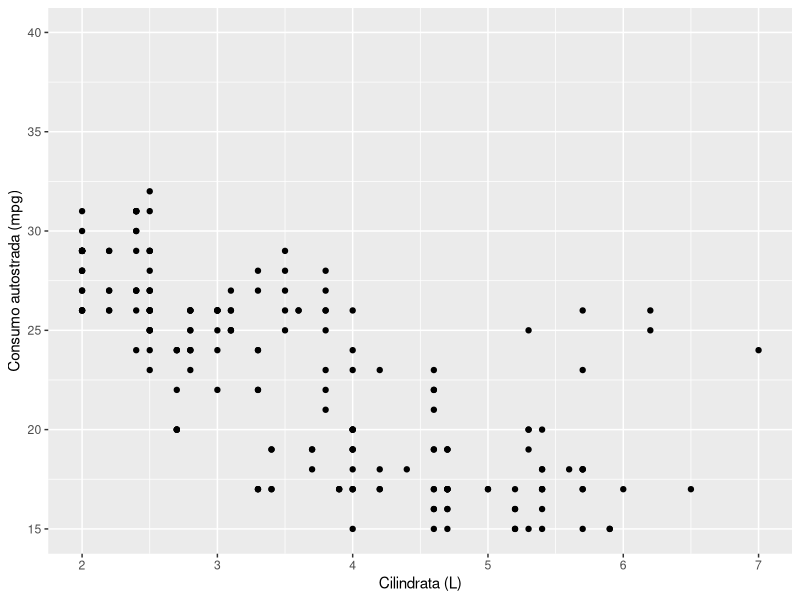
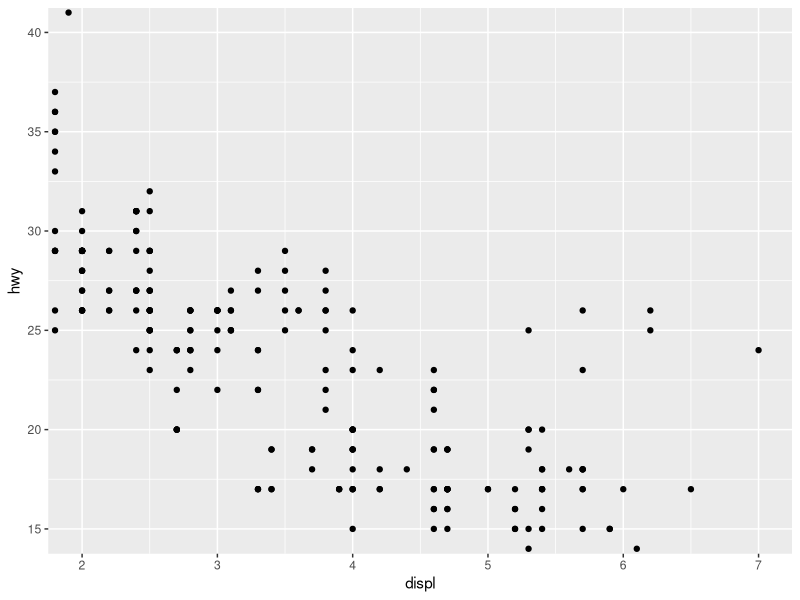
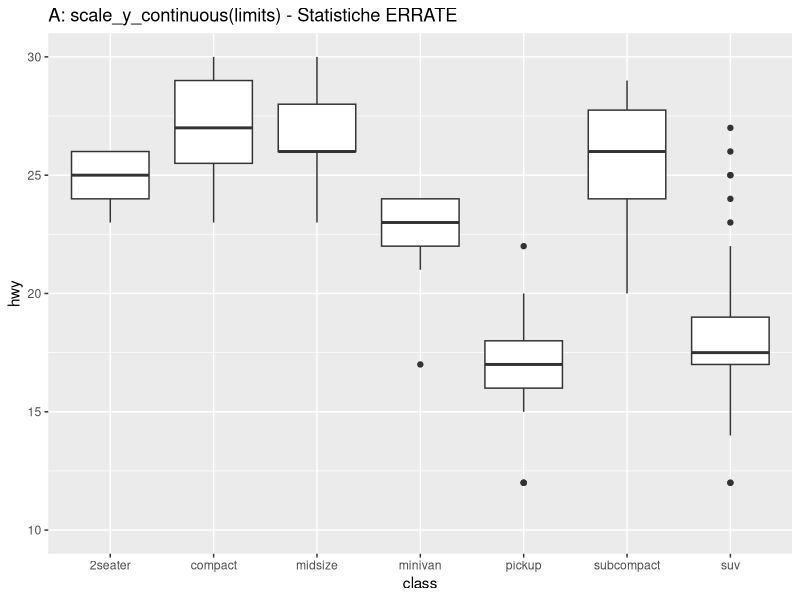
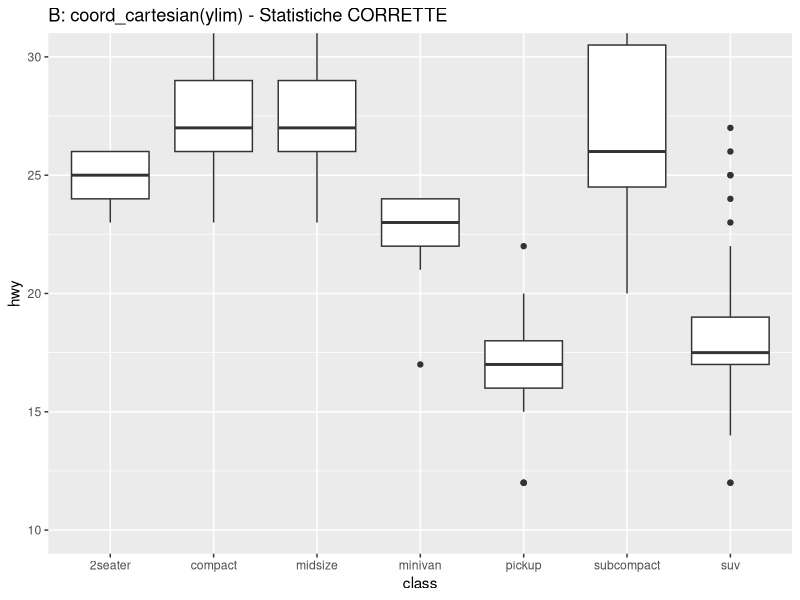
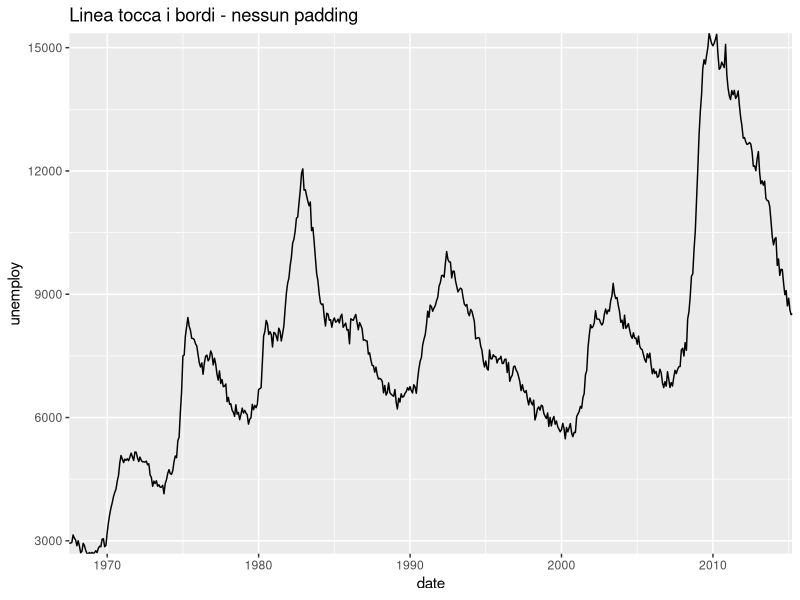
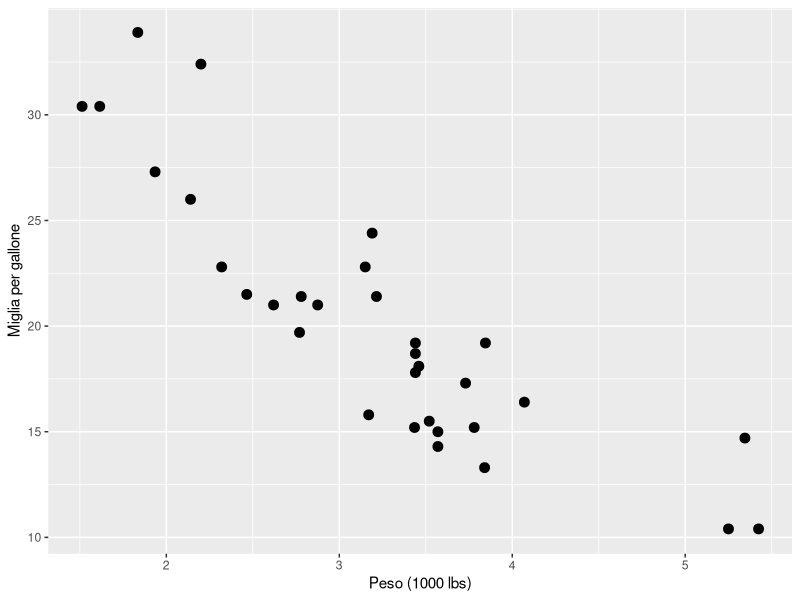
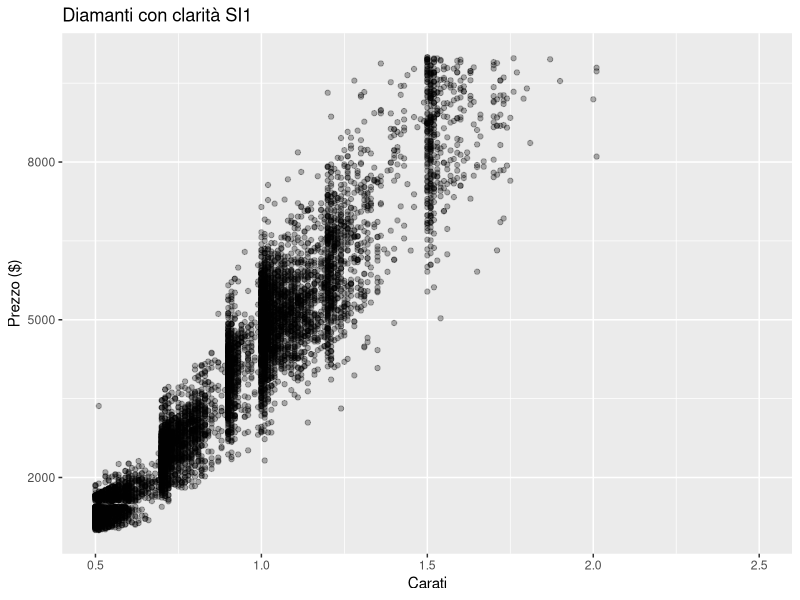
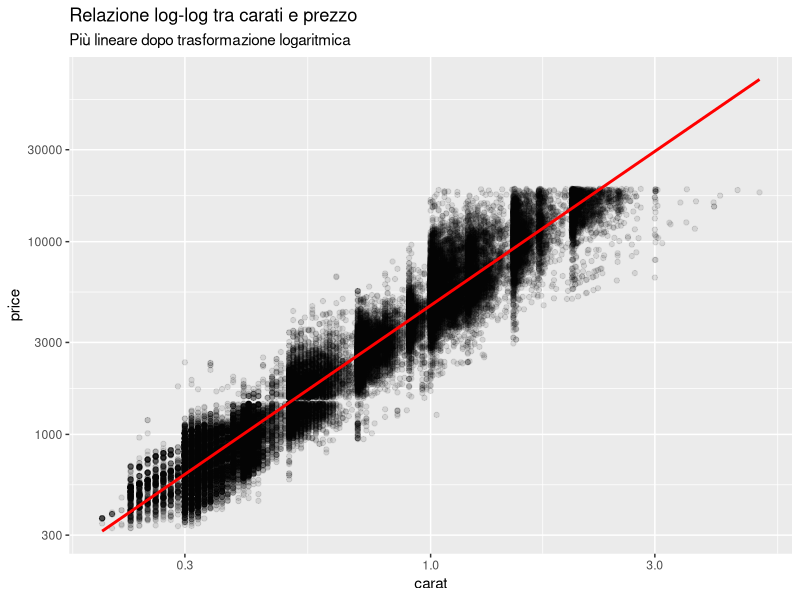

Write the R code that produced these figures, in order.
# ============================================================================
# SCALE E TRASFORMAZIONI - SOLUZIONI
# ============================================================================
# Corso: REVELO Training - Data Viz 2025
# Modulo: 08 - Scale e Trasformazioni
# ============================================================================

# Setup -------------------------------------------------------------------
library(ggplot2)
library(scales)
library(dplyr)

data(mpg)
data(diamonds)
data(economics)
data(mtcars)

# ============================================================================
# PARTE 1: SCALE CONTINUE (5 esercizi)
# ============================================================================

## Esercizio 1.1: Limiti e Breaks ------------------------------------
# Obiettivo: Creare scatter plot mpg con assi personalizzati
#
# Dataset: mpg
# Visualizzazione: scatter plot (displ vs hwy)
# Richieste:
# - Limita asse x tra 2 e 7
# - Imposta breaks ogni 1 unità sull'asse x
# - Limita asse y tra 15 e 40
# - Aggiungi titoli agli assi: "Cilindrata (L)" e "Consumo autostrada (mpg)"

## Soluzione 1.1: Limiti e Breaks ------------------------------------
ggplot(mpg, aes(x = displ, y = hwy)) +
  geom_point() +
  scale_x_continuous(
    name = "Cilindrata (L)",
    limits = c(2, 7),
    breaks = seq(2, 7, 1)
  ) +
  scale_y_continuous(
    name = "Consumo autostrada (mpg)",
    limits = c(15, 40)
  )

# Note: limits rimuove dati fuori range (warning). Per zoom, usa coord_cartesian()
ggplot(mpg, aes(x = displ, y = hwy)) +
  geom_point() +
  coord_cartesian(xlim = c(2, 7), ylim = c(15, 40))

## Esercizio 1.2: coord_cartesian vs limits --------------------------
# Obiettivo: Comprendere la differenza tra zoom e filtraggio
#
# Dataset: mpg
# Visualizzazione: boxplot (class vs hwy)
# Richieste:
# - Crea DUE grafici identici tranne che per i limiti y
# - Grafico A: usa scale_y_continuous(limits = c(10, 30))
# - Grafico B: usa coord_cartesian(ylim = c(10, 30))
# - Osserva: quale ha statistiche corrette?

## Soluzione 1.2: coord_cartesian vs limits --------------------------
# Grafico A (scale limits - SBAGLIATO per statistiche):
ggplot(mpg, aes(x = class, y = hwy)) +
  geom_boxplot() +
  scale_y_continuous(limits = c(10, 30)) +
  labs(title = "A: scale_y_continuous(limits) - Statistiche ERRATE")

# Grafico B (coord zoom - CORRETTO):
ggplot(mpg, aes(x = class, y = hwy)) +
  geom_boxplot() +
  coord_cartesian(ylim = c(10, 30)) +
  labs(title = "B: coord_cartesian(ylim) - Statistiche CORRETTE")

# Spiegazione:
# - Grafico A: dati > 30 vengono RIMOSSI prima del calcolo delle statistiche
#   Quindi mediane, quartili, outliers sono calcolati su dati filtrati
# - Grafico B: tutti i dati sono MANTENUTI per le statistiche, solo zoom visivo
#   Statistiche corrette, alcuni punti non visibili ma contano nel calcolo
#
# REGOLA: Quasi sempre usa coord_cartesian() per limitare visualizzazione!


## Esercizio 1.3: Expand e Padding -----------------------------------
# Obiettivo: Controllare lo spazio ai bordi degli assi
#
# Dataset: economics
# Visualizzazione: line plot (date vs unemploy)
# Richieste:
# - Rimuovi completamente il padding su entrambi gli assi
#   (usa expansion(mult = c(0, 0)))
# - Nota come le linee toccano i bordi

## Soluzione 1.3: Expand e Padding -----------------------------------
ggplot(economics, aes(x = date, y = unemploy)) +
  geom_line() +
  scale_x_date(expand = expansion(mult = c(0, 0))) +
  scale_y_continuous(expand = expansion(mult = c(0, 0))) +
  labs(title = "Linea tocca i bordi - nessun padding")

# Note: expansion(mult = c(0, 0)) rimuove padding
# expansion(mult = c(0.05, 0.05)) aggiunge 5% ai bordi (default varia)
# expansion(add = c(0, 30)) aggiunge unità fisse


## Esercizio 1.4: Breaks Custom --------------------------------------
# Obiettivo: Definire posizioni specifiche per i tick marks
#
# Dataset: mtcars
# Visualizzazione: scatter plot (wt vs mpg)
# Richieste:
# - Imposta breaks sull'asse x a: 2, 3, 4, 5
# - Imposta breaks sull'asse y ogni 5 unità (10, 15, 20, 25, 30)
# - Aggiungi titoli descrittivi

## Soluzione 1.4: Breaks Custom --------------------------------------
ggplot(mtcars, aes(x = wt, y = mpg)) +
  geom_point(size = 3) +
  scale_x_continuous(
    name = "Peso (1000 lbs)",
    breaks = c(2, 3, 4, 5)
  ) +
  scale_y_continuous(
    name = "Miglia per gallone",
    breaks = seq(10, 30, 5)
  )

# Note: breaks controlla dove appaiono tick marks e numeri
# Può essere vettore numerico o funzione


## Esercizio 1.5: Combinare Controlli --------------------------------
# Obiettivo: Usare più parametri insieme
#
# Dataset: diamonds (filtra solo clarity == "SI1")
# Visualizzazione: scatter plot (carat vs price)
# Richieste:
# - Limiti x: 0.5 a 2.5
# - Breaks x: ogni 0.5
# - Limiti y: 1000 a 10000
# - Breaks y: 2000, 5000, 8000
# - Nomi assi: "Carati" e "Prezzo ($)"

## Soluzione 1.5: Combinare Controlli --------------------------------
diamonds_si1 <- filter(diamonds, clarity == "SI1")

ggplot(diamonds_si1, aes(x = carat, y = price)) +
  geom_point(alpha = 0.3) +
  scale_x_continuous(
    name = "Carati",
    limits = c(0.5, 2.5),
    breaks = seq(0.5, 2.5, 0.5)
  ) +
  scale_y_continuous(
    name = "Prezzo ($)",
    limits = c(1000, 10000),
    breaks = c(2000, 5000, 8000)
  ) +
  labs(title = "Diamanti con clarità SI1")

# Note: Combinare limits, breaks, labels offre controllo completo


# ============================================================================
# PARTE 2: TRASFORMAZIONI (5 esercizi)
# ============================================================================

## Esercizio 2.1: Trasformazione Log10 -------------------------------
# Obiettivo: Applicare scala logaritmica
#
# Dataset: diamonds
# Visualizzazione: scatter plot (carat vs price) con smooth
# Richieste:
# - Applica scale_x_log10() e scale_y_log10()
# - Aggiungi geom_smooth(method = "lm")
# - Riduci alpha dei punti a 0.1
# - Osserva: relazione più lineare?

## Soluzione 2.1: Trasformazione Log10 -------------------------------
ggplot(diamonds, aes(x = carat, y = price)) +
  geom_point(alpha = 0.1) +
  geom_smooth(method = "lm", color = "red", se = FALSE) +
  scale_x_log10() +
  scale_y_log10() +
  labs(title = "Relazione log-log tra carati e prezzo",
       subtitle = "Più lineare dopo trasformazione logaritmica")

# Note: In scala log, relazione power-law (y = x^b) diventa lineare
# log(y) = b * log(x) + c
# geom_smooth è calcolato su dati log-trasformati


## Esercizio 2.2: Log vs Linear --------------------------------------
# Obiettivo: Confrontare scala log vs lineare
#
# Dataset: economics
# Visualizzazione: DUE line plots (date vs pop)
# Richieste:
# - Grafico A: scala y lineare
# - Grafico B: scala y log10
# - Osserva: quale mostra meglio il trend di crescita?

## Soluzione 2.2: Log vs Linear --------------------------------------
# Grafico A (lineare):
ggplot(economics, aes(x = date, y = pop)) +
  geom_line(color = "steelblue") +
  scale_y_continuous(labels = comma) +
  labs(title = "A: Scala lineare - crescita sembra accelerare",
       y = "Popolazione USA")

# Grafico B (log):
ggplot(economics, aes(x = date, y = pop)) +
  geom_line(color = "steelblue") +
  scale_y_log10(labels = comma) +
  labs(title = "B: Scala log10 - crescita costante in %",
       y = "Popolazione USA (scala log)")

# Spiegazione:
# - Lineare: crescita assoluta sembra accelerare
# - Log: crescita percentuale costante appare lineare
# Usa log quando interessa tasso di crescita relativo


## Esercizio 2.3: Trasformazione Sqrt --------------------------------
# Obiettivo: Usare trasformazione radice quadrata
#
# Dataset: diamonds
# Visualizzazione: histogram (price)
# Richieste:
# - Crea histogram con bins = 50
# - Applica scale_y_sqrt() all'asse dei conteggi
# - Osserva: distribuzione più simmetrica?

## Soluzione 2.3: Trasformazione Sqrt --------------------------------
ggplot(diamonds, aes(x = price)) +
  geom_histogram(bins = 50, fill = "steelblue", color = "white") +
  scale_y_sqrt() +
  labs(title = "Distribuzione prezzi con scala sqrt sui conteggi",
       subtitle = "Evidenzia meglio code della distribuzione",
       y = "Conteggio (scala sqrt)")

# Note: sqrt comprime differenze grandi, espande piccole
# Utile per conteggi con grande range


## Esercizio 2.4: Reverse Scale --------------------------------------
# Obiettivo: Invertire direzione asse
#
# Dataset: mtcars
# Visualizzazione: bar plot orizzontale (reorder(rownames, mpg) vs mpg)
# Richieste:
# - Crea bar plot con geom_col()
# - Usa coord_flip() per renderlo orizzontale
# - Applica scale_y_reverse() per invertire ordine
# - Utile per ranking dal migliore al peggiore

## Soluzione 2.4: Reverse Scale --------------------------------------
mtcars_named <- mtcars %>% mutate(car = rownames(mtcars))

ggplot(mtcars_named, aes(x = reorder(car, mpg), y = mpg)) +
  geom_col(fill = "steelblue") +
  coord_flip() +
  scale_y_reverse() +
  labs(title = "Automobili ordinate per consumo (peggiore in alto)",
       x = NULL,
       y = "Miglia per gallone")

# Note: scale_y_reverse() inverte direzione
# Utile per ranking, profondità, o convenzioni specifiche


## Esercizio 2.5: Trasformazione con Breaks Custom -------------------
# Obiettivo: Combinare trasformazione e breaks personalizzati
#
# Dataset: diamonds
# Visualizzazione: scatter plot (carat vs price)
# Richieste:
# - Applica scale_y_log10()
# - Imposta breaks a: 500, 1000, 2000, 5000, 10000, 20000
# - Usa labels = scales::dollar per formattare
# - Aggiungi alpha = 0.2 ai punti

## Soluzione 2.5: Trasformazione con Breaks Custom -------------------
ggplot(diamonds, aes(x = carat, y = price)) +
  geom_point(alpha = 0.2, color = "steelblue") +
  scale_y_log10(
    breaks = c(500, 1000, 2000, 5000, 10000, 20000),
    labels = dollar
  ) +
  labs(title = "Prezzo vs Carati (scala log con breaks custom)",
       x = "Carati",
       y = "Prezzo")

# Note: Anche con trasformazione, puoi controllare breaks
# Labels formattati con scales::dollar


# ============================================================================
# PARTE 3: SCALE COLORE DISCRETE (5 esercizi)
# ============================================================================

## Esercizio 3.1: ColorBrewer Qualitative ----------------------------
# Obiettivo: Usare palette ColorBrewer
#
# Dataset: mpg
# Visualizzazione: scatter plot (displ vs hwy, color = class)
# Richieste:
# - Usa scale_color_brewer(palette = "Set1")
# - Aggiungi titolo legenda: "Tipo di auto"
# - Aumenta size punti a 3

## Soluzione 3.1: ColorBrewer Qualitative ----------------------------
ggplot(mpg, aes(x = displ, y = hwy, color = class)) +
  geom_point(size = 3) +
  scale_color_brewer(
    palette = "Set1",
    name = "Tipo di auto"
  ) +
  labs(title = "Consumo per tipo di auto",
       subtitle = "Palette ColorBrewer Set1")

# Note: Set1 progettata per categorie qualitative
# Max 9 colori distinguibili


## Esercizio 3.2: Viridis Discrete -----------------------------------
# Obiettivo: Usare palette viridis per categorie
#
# Dataset: mpg
# Visualizzazione: boxplot (class vs hwy, fill = class)
# Richieste:
# - Usa scale_fill_viridis_d(option = "D")
# - Rimuovi la legenda (guide = "none")
# - Osserva: colori distinguibili?

## Soluzione 3.2: Viridis Discrete -----------------------------------
ggplot(mpg, aes(x = class, y = hwy, fill = class)) +
  geom_boxplot(show.legend = FALSE) +
  scale_fill_viridis_d(option = "D") +
  labs(title = "Consumo per categoria (palette viridis)",
       x = "Categoria",
       y = "Miglia per gallone (autostrada)")

# Note: Viridis D (default) è colorblind-safe
# option = "E" (cividis) è ancora migliore per daltonici


## Esercizio 3.3: Manual Colors --------------------------------------
# Obiettivo: Definire colori manualmente
#
# Dataset: mpg (filtra solo drv in c("f", "r", "4"))
# Visualizzazione: bar plot (class, fill = drv)
# Richieste:
# - Definisci colori: "f" = "#E41A1C", "r" = "#377EB8", "4" = "#4DAF4A"
# - Usa scale_fill_manual(values = ...)
# - Aggiungi labels: "f" = "Trazione anteriore", "r" = "Posteriore", "4" = "4x4"

## Soluzione 3.3: Manual Colors --------------------------------------
mpg_drv <- filter(mpg, drv %in% c("f", "r", "4"))

ggplot(mpg_drv, aes(x = class, fill = drv)) +
  geom_bar(position = "dodge") +
  scale_fill_manual(
    name = "Trazione",
    values = c("f" = "#E41A1C", "r" = "#377EB8", "4" = "#4DAF4A"),
    labels = c("f" = "Trazione anteriore", "r" = "Posteriore", "4" = "4x4")
  ) +
  labs(title = "Distribuzione tipi di trazione per categoria")

# Note: Manual permette controllo completo
# Utile per brand colors o standard specifici


## Esercizio 3.4: ColorBrewer con Direction --------------------------
# Obiettivo: Invertire palette
#
# Dataset: diamonds (sample 1000 righe)
# Visualizzazione: scatter plot (carat vs price, color = cut)
# Richieste:
# - Usa scale_color_brewer(palette = "Spectral", direction = -1)
# - Aggiungi alpha = 0.6
# - Osserva differenza tra direction = 1 e -1

## Soluzione 3.4: ColorBrewer con Direction --------------------------
diamonds_sample <- sample_n(diamonds, 1000)

ggplot(diamonds_sample, aes(x = carat, y = price, color = cut)) +
  geom_point(alpha = 0.6, size = 2) +
  scale_color_brewer(
    palette = "Spectral",
    direction = -1,
    name = "Taglio"
  ) +
  labs(title = "Palette Spectral invertita (direction = -1)")

# Note: direction = -1 inverte ordine colori
# Spectral è diverging, va da rosso a blu (o viceversa)


## Esercizio 3.5: Consistenza Color e Fill ---------------------------
# Obiettivo: Usare stessa palette per color e fill
#
# Dataset: mpg
# Visualizzazione: boxplot (class vs hwy, fill = class) con outliers colorati
# Richieste:
# - geom_boxplot con outlier.color = class mappato
# - scale_fill_brewer(palette = "Set2")
# - scale_color_brewer(palette = "Set2")
# - Osserva: consistenza visiva

## Soluzione 3.5: Consistenza Color e Fill ---------------------------
ggplot(mpg, aes(x = class, y = hwy)) +
  geom_boxplot(aes(fill = class, color = class), outlier.size = 2) +
  scale_fill_brewer(palette = "Set2", name = "Categoria") +
  scale_color_brewer(palette = "Set2", name = "Categoria") +
  labs(title = "Consistenza tra fill e color",
       subtitle = "Stessa palette per riempimento e bordi")

# Note: Quando color e fill mappano stessa variabile, usa stessa palette
# Crea coerenza visiva


# ============================================================================
# PARTE 4: SCALE COLORE CONTINUE (5 esercizi)
# ============================================================================

## Esercizio 4.1: Gradient a 2 Colori --------------------------------
# Obiettivo: Creare gradient semplice
#
# Dataset: diamonds (sample 5000 righe)
# Visualizzazione: scatter plot (carat vs price, color = depth)
# Richieste:
# - Usa scale_color_gradient(low = "lightblue", high = "darkblue")
# - Aggiungi alpha = 0.5
# - Titolo legenda: "Profondità (%)"

## Soluzione 4.1: Gradient a 2 Colori --------------------------------
diamonds_sample2 <- sample_n(diamonds, 5000)

ggplot(diamonds_sample2, aes(x = carat, y = price, color = depth)) +
  geom_point(alpha = 0.5) +
  scale_color_gradient(
    low = "lightblue",
    high = "darkblue",
    name = "Profondità (%)"
  ) +
  labs(title = "Gradient semplice (2 colori)")

# Note: Gradient buono per valori sequenziali
# Non ottimale per percezione - preferisci viridis


## Esercizio 4.2: Viridis Continuous ---------------------------------
# Obiettivo: Usare viridis per valori continui
#
# Dataset: faithfuld (built-in density dataset)
# Visualizzazione: tile plot (waiting vs eruptions, fill = density)
# Richieste:
# - Usa geom_tile()
# - scale_fill_viridis_c(option = "C") # plasma
# - Osserva: percezione uniforme dei valori

## Soluzione 4.2: Viridis Continuous ---------------------------------
data(faithfuld)

ggplot(faithfuld, aes(x = waiting, y = eruptions, fill = density)) +
  geom_tile() +
  scale_fill_viridis_c(option = "C", name = "Densità") +
  labs(title = "Old Faithful - Densità 2D",
       subtitle = "Palette Viridis (plasma)",
       x = "Tempo di attesa (min)",
       y = "Durata eruzione (min)")

# Note: Viridis eccellente per heatmaps
# Perceptually uniform - differenze di colore = differenze di valore


## Esercizio 4.3: Diverging Scale (Gradient2) ------------------------
# Obiettivo: Usare scala divergente con midpoint
#
# Dataset: mtcars (centra mpg sottraendo la media)
# Visualizzazione: bar plot (rownames vs mpg_centered, fill = mpg_centered)
# Richieste:
# - Calcola mpg_centered = mpg - mean(mpg)
# - Usa scale_fill_gradient2(low = "red", mid = "white", high = "blue", midpoint = 0)
# - Mostra deviazioni dalla media

## Soluzione 4.3: Diverging Scale (Gradient2) ------------------------
mtcars_centered <- mtcars %>% 
  mutate(car = rownames(mtcars),
         mpg_centered = mpg - mean(mpg))

ggplot(mtcars_centered, aes(x = reorder(car, mpg_centered), y = mpg_centered, fill = mpg_centered)) +
  geom_col() +
  scale_fill_gradient2(
    low = "red",
    mid = "white",
    high = "blue",
    midpoint = 0,
    name = "Deviazione\ndalla media"
  ) +
  coord_flip() +
  labs(title = "Consumo auto: deviazioni dalla media",
       subtitle = "Rosso = sotto media, Blu = sopra media",
       x = NULL,
       y = "MPG (centrato)")

# Note: gradient2 perfetto per valori con punto centrale significativo
# Zero, media, o valore di riferimento


## Esercizio 4.4: Gradientn (Multiple Colors) ------------------------
# Obiettivo: Creare gradient con più colori
#
# Dataset: diamonds (sample 5000)
# Visualizzazione: scatter plot (carat vs price, color = price)
# Richieste:
# - Usa scale_color_gradientn(colors = c("blue", "cyan", "yellow", "orange", "red"))
# - Aggiungi alpha = 0.6
# - Osserva: transizioni tra colori

## Soluzione 4.4: Gradientn (Multiple Colors) ------------------------
ggplot(sample_n(diamonds, 5000), aes(x = carat, y = price, color = price)) +
  geom_point(alpha = 0.6) +
  scale_color_gradientn(
    colors = c("blue", "cyan", "yellow", "orange", "red"),
    name = "Prezzo ($)"
  ) +
  labs(title = "Gradient con 5 colori",
       subtitle = "Da blu a rosso passando per cyan-yellow-orange")

# Note: gradientn per transizioni multi-colore
# Non sempre percettivamente uniforme - usa con cautela


## Esercizio 4.5: Limiti e Breaks per Colori -------------------------
# Obiettivo: Controllare range di colori
#
# Dataset: diamonds
# Visualizzazione: scatter plot (carat vs price, color = price)
# Richieste:
# - Usa scale_color_viridis_c()
# - Limita scala colori a price tra 2000 e 15000
# - Imposta breaks a: 2000, 5000, 10000, 15000
# - Usa labels = scales::dollar

## Soluzione 4.5: Limiti e Breaks per Colori -------------------------
ggplot(diamonds, aes(x = carat, y = price, color = price)) +
  geom_point(alpha = 0.3) +
  scale_color_viridis_c(
    limits = c(2000, 15000),
    breaks = c(2000, 5000, 10000, 15000),
    labels = dollar,
    name = "Prezzo"
  ) +
  labs(title = "Scala colori con limiti e breaks custom")

# Note: limits su scala colori funziona come su altre scale
# Valori fuori limite diventano NA (grigi)


# ============================================================================
# PARTE 5: SCALE DIMENSIONE E FORMA (5 esercizi)
# ============================================================================

## Esercizio 5.1: Size vs Size_Area ----------------------------------
# Obiettivo: Confrontare scaling radius vs area
#
# Dataset: mtcars
# Visualizzazione: DUE scatter plots (wt vs mpg, size = hp)
# Richieste:
# - Grafico A: scale_size(range = c(1, 15))
# - Grafico B: scale_size_area(max_size = 15)
# - Osserva: quale rappresenta meglio i valori?

## Soluzione 5.1: Size vs Size_Area ----------------------------------
# Grafico A (radius scaling - SBAGLIATO):
ggplot(mtcars, aes(x = wt, y = mpg, size = hp)) +
  geom_point(alpha = 0.6, color = "steelblue") +
  scale_size(range = c(1, 15), name = "Cavalli") +
  labs(title = "A: scale_size (radius) - Grandi sembrano TROPPO grandi")

# Grafico B (area scaling - CORRETTO):
ggplot(mtcars, aes(x = wt, y = mpg, size = hp)) +
  geom_point(alpha = 0.6, color = "steelblue") +
  scale_size_area(max_size = 15, name = "Cavalli") +
  labs(title = "B: scale_size_area - Percezione corretta")

# Spiegazione:
# - scale_size: mappa valori → radius. Raddoppiando valore, radius × 2, ma area × 4!
# - scale_size_area: mappa valori → area. Raddoppiando valore, area × 2. CORRETTO.
# Occhio percepisce area, non radius → sempre usa scale_size_area()


## Esercizio 5.2: Size_Area con Zero ---------------------------------
# Obiettivo: Verificare che zero → zero area
#
# Dataset: crea dataset custom con alcuni valori a zero
# Visualizzazione: scatter plot con size
# Richieste:
# - Crea data con x, y, size (alcuni size = 0)
# - Usa scale_size_area()
# - Verifica che punti con size = 0 siano invisibili

## Soluzione 5.2: Size_Area con Zero ---------------------------------
data_with_zeros <- data.frame(
  x = 1:10,
  y = 1:10,
  size_val = c(0, 5, 10, 0, 15, 20, 0, 25, 30, 35)
)

ggplot(data_with_zeros, aes(x = x, y = y, size = size_val)) +
  geom_point(color = "steelblue", alpha = 0.7) +
  scale_size_area(max_size = 15, name = "Valore") +
  labs(title = "scale_size_area con valori zero",
       subtitle = "Zero → zero area (punti invisibili)")

# Note: scale_size_area garantisce che 0 → 0 area
# scale_size potrebbe dare punto piccolo ma visibile anche per zero


## Esercizio 5.3: Shape Manual ---------------------------------------
# Obiettivo: Assegnare forme manualmente
#
# Dataset: mpg (filtra solo 4 categorie di class)
# Visualizzazione: scatter plot (displ vs hwy, shape = class)
# Richieste:
# - Filtra class in c("compact", "suv", "midsize", "pickup")
# - Usa scale_shape_manual(values = c(16, 17, 15, 18))
# - Aumenta size = 3

## Soluzione 5.3: Shape Manual ---------------------------------------
mpg_4class <- filter(mpg, class %in% c("compact", "suv", "midsize", "pickup"))

ggplot(mpg_4class, aes(x = displ, y = hwy, shape = class)) +
  geom_point(size = 3, color = "steelblue") +
  scale_shape_manual(
    values = c(16, 17, 15, 18),
    name = "Categoria"
  ) +
  labs(title = "Forme personalizzate per 4 categorie")

# Note: Shape numbers: 16=cerchio, 17=triangolo, 15=quadrato, 18=diamante
# Max 6 forme distinguibili - oltre, usa color


## Esercizio 5.4: Filled Shapes (21-25) ------------------------------
# Obiettivo: Usare forme con bordo + riempimento
#
# Dataset: iris
# Visualizzazione: scatter plot (Sepal.Length vs Sepal.Width, shape e fill = Species)
# Richieste:
# - Usa scale_shape_manual(values = c(21, 22, 23))
# - Usa scale_fill_brewer(palette = "Set1")
# - Aggiungi color = "black" e size = 3 in geom_point()

## Soluzione 5.4: Filled Shapes (21-25) ------------------------------
ggplot(iris, aes(x = Sepal.Length, y = Sepal.Width, shape = Species, fill = Species)) +
  geom_point(size = 3, color = "black") +
  scale_shape_manual(values = c(21, 22, 23), name = "Specie") +
  scale_fill_brewer(palette = "Set1", name = "Specie") +
  labs(title = "Forme filled (21-25)",
       subtitle = "Bordo nero, riempimento colorato")

# Note: Shape 21-25 hanno bordo (color) + riempimento (fill) separati
# Permette controllo più fine


## Esercizio 5.5: Combinare Size e Color -----------------------------
# Obiettivo: Mappare 3 variabili (x, y, size, color)
#
# Dataset: mtcars
# Visualizzazione: scatter plot (wt vs mpg, size = hp, color = cyl)
# Richieste:
# - Usa scale_size_area(max_size = 10)
# - Converti cyl a factor
# - Usa scale_color_viridis_d()
# - Osserva: troppe informazioni?

## Soluzione 5.5: Combinare Size e Color -----------------------------
ggplot(mtcars, aes(x = wt, y = mpg, size = hp, color = factor(cyl))) +
  geom_point(alpha = 0.7) +
  scale_size_area(max_size = 10, name = "Cavalli") +
  scale_color_viridis_d(name = "Cilindri") +
  labs(title = "Tre variabili: peso, consumo, cavalli, cilindri",
       subtitle = "Size = hp, Color = cyl",
       x = "Peso (1000 lbs)",
       y = "Miglia per gallone")

# Note: Possibile mappare multiple variabili, ma rischio overload
# Max 3-4 estetiche → leggibilità


# ============================================================================
# PARTE 6: FORMATTAZIONE AVANZATA (5 esercizi)
# ============================================================================

## Esercizio 6.1: Formattazione Numeri -------------------------------
# Obiettivo: Usare scales::comma e number_format
#
# Dataset: economics
# Visualizzazione: line plot (date vs pop)
# Richieste:
# - Usa scale_y_continuous(labels = scales::comma)
# - Aggiungi titolo asse y: "Popolazione USA"
# - Osserva: separatori di migliaia

## Soluzione 6.1: Formattazione Numeri -------------------------------
ggplot(economics, aes(x = date, y = pop)) +
  geom_line(color = "steelblue", size = 1) +
  scale_y_continuous(
    labels = comma,
    name = "Popolazione USA"
  ) +
  labs(title = "Crescita popolazione USA",
       subtitle = "Labels con separatori di migliaia")

# Note: scales::comma aggiunge separatori (1,000,000)
# Per formato Europeo: number_format(big.mark = ".", decimal.mark = ",")


## Esercizio 6.2: Formattazione Percentuali --------------------------
# Obiettivo: Formattare valori come percentuali
#
# Dataset: crea data con proporzioni
# Visualizzazione: bar plot
# Richieste:
# - Crea data con categorie e proporzioni (0-1)
# - Usa scale_y_continuous(labels = scales::percent)
# - Osserva: conversione automatica × 100

## Soluzione 6.2: Formattazione Percentuali --------------------------
data_prop <- data.frame(
  category = c("A", "B", "C", "D"),
  proportion = c(0.15, 0.32, 0.28, 0.25)
)

ggplot(data_prop, aes(x = category, y = proportion)) +
  geom_col(fill = "steelblue") +
  scale_y_continuous(
    labels = percent,
    name = "Percentuale"
  ) +
  labs(title = "Distribuzione per categoria",
       subtitle = "Labels automaticamente × 100 e formattate")

# Note: scales::percent moltiplica automaticamente × 100 e aggiunge %
# Per dati già in percentuale (0-100): percent_format(scale = 1)


## Esercizio 6.3: Formattazione Valuta -------------------------------
# Obiettivo: Formattare come valuta
#
# Dataset: diamonds (media price per cut)
# Visualizzazione: bar plot
# Richieste:
# - Calcola media di price per cut
# - Usa scale_y_continuous(labels = scales::dollar)
# - Per Euro: usa dollar_format(prefix = "€ ")

## Soluzione 6.3: Formattazione Valuta -------------------------------
diamonds_avg <- diamonds %>%
  group_by(cut) %>%
  summarise(avg_price = mean(price))

# Con Dollar:
ggplot(diamonds_avg, aes(x = cut, y = avg_price)) +
  geom_col(fill = "steelblue") +
  scale_y_continuous(
    labels = dollar,
    name = "Prezzo medio"
  ) +
  labs(title = "Prezzo medio per taglio (Dollar)")

# Con Euro:
ggplot(diamonds_avg, aes(x = cut, y = avg_price)) +
  geom_col(fill = "steelblue") +
  scale_y_continuous(
    labels = dollar_format(prefix = "€ ", big.mark = ".", decimal.mark = ","),
    name = "Prezzo medio"
  ) +
  labs(title = "Prezzo medio per taglio (Euro)")

# Note: dollar_format() permette customizzazione completa
# prefix, suffix, accuracy, big.mark, decimal.mark


## Esercizio 6.4: Formattazione Date ---------------------------------
# Obiettivo: Formattare etichette date
#
# Dataset: economics
# Visualizzazione: line plot (date vs unemploy)
# Richieste:
# - Usa scale_x_date(date_labels = "%b %Y", date_breaks = "5 years")
# - Prova anche: "%Y", "%d/%m/%Y", "%B %Y"
# - Ruota etichette con theme(axis.text.x = element_text(angle = 45, hjust = 1))

## Soluzione 6.4: Formattazione Date ---------------------------------
ggplot(economics, aes(x = date, y = unemploy)) +
  geom_line(color = "steelblue", size = 1) +
  scale_x_date(
    date_labels = "%b %Y",
    date_breaks = "5 years",
    name = "Data"
  ) +
  scale_y_continuous(
    labels = comma,
    name = "Disoccupati (migliaia)"
  ) +
  theme(axis.text.x = element_text(angle = 45, hjust = 1)) +
  labs(title = "Disoccupazione USA nel tempo",
       subtitle = "Date formattate come Mese Anno")

# Note: date_labels usa formati strftime
# %Y = 2020, %y = 20, %m = 01, %b = Jan, %B = January, %d = 01
# date_breaks = "5 years", "3 months", "2 weeks", etc.


## Esercizio 6.5: Labels Custom con Funzione -------------------------
# Obiettivo: Creare formattatore personalizzato
#
# Dataset: mtcars
# Visualizzazione: scatter plot (wt vs mpg)
# Richieste:
# - Converti wt da 1000 lbs a tonnellate (× 0.5)
# - Usa scale_x_continuous(labels = ~ paste0(.x * 0.5, " ton"))
# - Aggiungi suffisso " km/L" all'asse y (mpg × 0.425)

## Soluzione 6.5: Labels Custom con Funzione -------------------------
ggplot(mtcars, aes(x = wt, y = mpg)) +
  geom_point(size = 3, color = "steelblue") +
  scale_x_continuous(
    labels = ~ paste0(.x * 0.5, " ton"),
    name = "Peso"
  ) +
  scale_y_continuous(
    labels = ~ paste0(.x * 0.425, " km/L"),
    name = "Consumo"
  ) +
  labs(title = "Conversione unità custom",
       subtitle = "1000 lbs → tonnellate, mpg → km/L")

# Note: ~ function(.x) o \(x) per lambda
# Permette trasformazioni arbitrarie
# Alternativa: function(x) paste0(x * 0.5, " ton")


# ============================================================================
# ESERCIZI BONUS: INTEGRAZIONE
# ============================================================================

## Esercizio Bonus 1: Publication-Ready Plot -------------------------
# Obiettivo: Creare grafico completo publication-ready
#
# Dataset: diamonds (sample 5000)
# Richieste:
# - Scatter plot: carat vs price, color = cut, size = depth
# - scale_x_log10() con breaks custom
# - scale_y_log10() con labels = dollar
# - scale_color_brewer(palette = "Set1")
# - scale_size_area(max_size = 5)
# - Titoli, sottotitoli, caption
# - Theme minimal

## Bonus 1: Publication-Ready Plot -----------------------------------
diamonds_sample_bonus <- sample_n(diamonds, 5000)

ggplot(diamonds_sample_bonus, aes(x = carat, y = price, color = cut, size = depth)) +
  geom_point(alpha = 0.5) +
  scale_x_log10(
    breaks = c(0.3, 0.5, 1, 2, 3, 5),
    name = "Carati (scala log)"
  ) +
  scale_y_log10(
    labels = dollar,
    breaks = c(500, 1000, 2000, 5000, 10000, 20000),
    name = "Prezzo"
  ) +
  scale_color_brewer(
    palette = "Set1",
    name = "Taglio"
  ) +
  scale_size_area(
    max_size = 5,
    name = "Profondità\n(%)"
  ) +
  labs(
    title = "Relazione tra Carati, Prezzo, Taglio e Profondità",
    subtitle = "Diamanti campione (n=5000), scale logaritmiche",
    caption = "Fonte: ggplot2::diamonds dataset"
  ) +
  theme_minimal() +
  theme(
    plot.title = element_text(face = "bold", size = 14),
    legend.position = "right"
  )

# Note: Combina tutte le best practices
# - Log scales per range ampio
# - Labels formattati
# - ColorBrewer accessibile
# - scale_size_area per percezione corretta
# - Theme pulito
# - Titoli informativi


## Esercizio Bonus 2: Confronto Scale Colori -------------------------
# Obiettivo: Confrontare diverse palette sugli stessi dati
#
# Dataset: mpg
# Richieste:
# - Crea 4 versioni dello stesso scatter plot (displ vs hwy, color = class)
# - Versione A: default
# - Versione B: scale_color_brewer(palette = "Set1")
# - Versione C: scale_color_viridis_d()
# - Versione D: scale_color_grey()
# - Quale funziona meglio per daltonici?

## Bonus 2: Confronto Scale Colori -----------------------------------
# Versione A (default):
p_base <- ggplot(mpg, aes(x = displ, y = hwy, color = class)) +
  geom_point(size = 2) +
  labs(x = "Cilindrata (L)", y = "Consumo autostrada (mpg)")

p_a <- p_base + labs(title = "A: Default (hue)")

# Versione B (ColorBrewer):
p_b <- p_base + 
  scale_color_brewer(palette = "Set1") +
  labs(title = "B: ColorBrewer Set1")

# Versione C (Viridis):
p_c <- p_base + 
  scale_color_viridis_d() +
  labs(title = "C: Viridis D")

# Versione D (Greyscale):
p_d <- p_base + 
  scale_color_grey() +
  labs(title = "D: Greyscale")

# Visualizza tutti (richiede patchwork o gridExtra):
# library(patchwork)
# (p_a | p_b) / (p_c | p_d)

p_a
p_b
p_c
p_d

# Note: Viridis C (o E - cividis) è migliore per daltonici
# Set1 buona per stampa a colori
# Grey per stampa B&W


## Esercizio Bonus 3: Multi-Scale Complex Plot -----------------------
# Obiettivo: Combinare multiple scale in un grafico complesso
#
# Dataset: economics
# Richieste:
# - Line plot: date vs unemploy
# - Secondo asse con popolazione
# - Formattazione date sull'asse x
# - Formattazione comma su assi y
# - Colori custom per le due linee
# - Legenda posizionata in basso
#
# Suggerimento: usa due geom_line() con scale diverse
# (questo è avanzato - richiede reshape dei dati o trick con sec.axis)

## Bonus 3: Multi-Scale Complex Plot ---------------------------------
# Questo richiede manipolazione dei dati
# Approccio: normalizza le due variabili su scale simili

economics_scaled <- economics %>%
  mutate(
    unemploy_scaled = (unemploy - min(unemploy)) / (max(unemploy) - min(unemploy)) * 100000 + 200000,
    pop_scaled = pop
  )

ggplot(economics_scaled, aes(x = date)) +
  geom_line(aes(y = unemploy_scaled, color = "Disoccupati"), size = 1) +
  geom_line(aes(y = pop_scaled, color = "Popolazione"), size = 1) +
  scale_x_date(
    date_labels = "%Y",
    date_breaks = "10 years"
  ) +
  scale_y_continuous(
    labels = comma,
    name = "Valori (scale diverse)"
  ) +
  scale_color_manual(
    name = "Variabile",
    values = c("Disoccupati" = "#E41A1C", "Popolazione" = "#377EB8")
  ) +
  labs(
    title = "Disoccupazione e Popolazione USA",
    subtitle = "Due variabili con scale diverse (normalizzate per visualizzazione)",
    x = "Anno"
  ) +
  theme_minimal() +
  theme(legend.position = "bottom")

# Note: Due assi y separati sono controversi (misleading)
# Meglio: normalizzare, usare facets, o grafici separati
# Se proprio necessario: sec_axis() con trasformazione esplicita


# ============================================================================
# SUMMARY - BEST PRACTICES
# ============================================================================

# 1. SCALE CONTINUE:
#    - coord_cartesian() per zoom (non limits)
#    - Breaks significativi (3-7 tick marks)
#    - Labels chiari con unità

# 2. TRASFORMAZIONI:
#    - scale_*_log10() per dati con range ampio
#    - scale_*_sqrt() per conteggi
#    - Trasformazione nella scala (non coord) per stat corrette

# 3. COLORI:
#    - ColorBrewer o Viridis (accessibili)
#    - MAI rainbow
#    - Consistenza tra color e fill

# 4. DIMENSIONE:
#    - scale_size_area() quasi sempre
#    - Max 6 shapes distinguibili

# 5. FORMATTAZIONE:
#    - Package scales per numeri, date, valuta
#    - Labels informativi
#    - Considera pubblico e contesto

# 6. GENERALE:
#    - Defaults ggplot2 spesso ottimi
#    - Modifica con scopo preciso
#    - Testa accessibilità (daltonismo, stampa B&W)
#    - Documentazione: ?scale_color_brewer, vignette("ggplot2-specs")

# ============================================================================
# FINE SOLUZIONI
# ============================================================================
